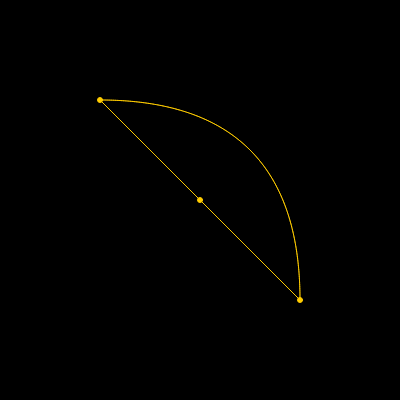
Frame 1 (no input)
Frame 60 (no input): identical to frame 1, image omitted
Frame 120 (the mouse pressed at the canvas centre since frame 60): identical to frame 1, image omitted

The p5.js sketch that drew this single still picture (run headless with seeded random() and noise() and a simulated clock; from frame 60 on, the mouse is pressed at the canvas centre):

// p5.js sketch
// ── sketch.js
/*
 Based on formula found here:
 https://javascript.info/bezier-curve
*/

let pointColor; 
let node0;
let controlPointPos;
let node1;
function setup() {
  createCanvas(400, 400);
  pointColor = color(255, 204, 0);
    node0 = createVector(100, 100)
    node1 = createVector(300, 300)
  let controlX = (node1.x - node0.x) / 2 + node0.x
  let controlY = (node1.y - node0.y) / 2 + node0.y
  controlPointPos = createVector(controlX, controlY)
  //noLoop()
}

function draw() {
  background(0);
  fill(pointColor);
  stroke(pointColor);
  strokeWeight(1);
  circle(node0.x,node0.y,5)
  circle(node1.x,node1.y,5)
  circle(controlPointPos.x,controlPointPos.y,5)
  
  xdistance = node1.x - node0.x; // distance between the two end nodes
  
  let oldx = node0.x
  let oldy = node0.y
  
  tempPoint = createVector(300, 100)
  for(let x = node0.x; x <= node1.x; x++ )
    {
      t = map(x, node0.x, node1.x, 0, 1) // map x distance to value between 0 and 1
      bezPoint = calculateThreePointBezier(t, node0, tempPoint, node1)
      //bezPoint = calculateFourPointBezier(t, node0, controlPointPos, controlPointPos, node1)
      line(oldx, oldy, bezPoint.x, bezPoint.y)
      oldx = bezPoint.x
      oldy = bezPoint.y
      
    }
  
 // let oldx = node0.x
 // let oldy = node0.y
  
   oldx = node0.x
   oldy = node0.y
  
  for(let x = node0.x; x <= node1.x; x++ )
    {
      t = map(x, node0.x, node1.x, 0, 1) // map x distance to value between 0 and 1
      //bezPoint = calculateThreePointBezier(t, node0, controlPointPos, node1)
      bezPoint = calculateFourPointBezier(t, node0, controlPointPos, controlPointPos, node1)
      line(oldx, oldy, bezPoint.x, bezPoint.y)
      oldx = bezPoint.x
      oldy = bezPoint.y
      
    }
  
  
  
  

}

function mouseDragged()
{
  controlPointPos.x = mouseX
  controlPointPos.y = mouseY
  
  
  if(controlPointPos.x < node0.x)
    {
      controlPointPos.x = node0.x
    }
  
    if(controlPointPos.x > node1.x)
    {
      controlPointPos.x = node1.x
    }
  
    if(controlPointPos.y < node0.y)
    {
      controlPointPos.y = node0.y
    }
  
    if(controlPointPos.y > node1.y)
    {
      controlPointPos.y = node1.y
    }
    
  
  
}

function calculateThreePointBezier(t, point1, point2, point3) // 3 control points
{
    curveVector = createVector(0,0);
    curveVector.x = ((1 - t) ** 2) * point1.x + 2 * (1 - t) * t * point2.x  + (t**2) * point3.x;
    curveVector.y = ((1 - t) ** 2) * point1.y + 2 * (1 - t) * t * point2.y + (t**2) * point3.y;
  
  return curveVector;
}

function calculateFourPointBezier(t, point1, point2, point3, point4) // 4 control points
{
    curveVector = createVector(0,0);
    curveVector.x = ((1 - t) ** 3) * point1.x + 3 * ((1 - t) ** 2) * t * point2.x + 
      3 * (1 - t) * t**2 * point3.x + t**3 * point4.x;
    curveVector.y = ((1 - t) ** 3) * point1.y + 3 * ((1 - t) ** 2) * t * point2.y + 
      3 * (1 - t) * t**2 * point3.y + t**3 * point4.y;
  
  return curveVector;
}
